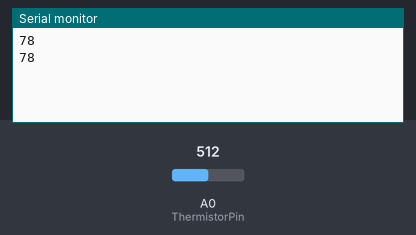
The sketch below on a simulated Arduino Uno, built with avr-gcc and run on an emulated ATmega328P. Shown: the last lines printed to the serial monitor. Inputs (shaded band) come from the test bench; at power-on: A0 (ThermistorPin) = 512.

Above: at 1.8 s.
1.9 s: A0 (ThermistorPin) set to 716
At 2.8 s:
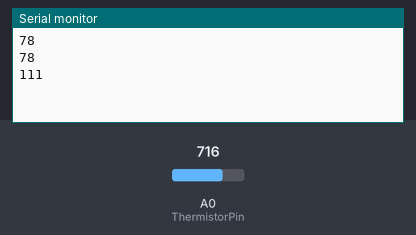
3.4 s: A0 (ThermistorPin) set to 900
At 4.6 s:
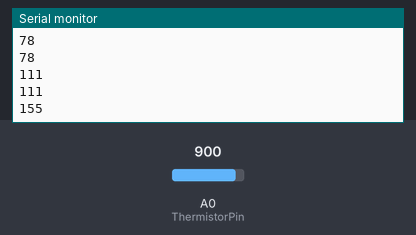
Timing chart, 0 to 6.4 s (numbered marks = the images above; inputs shaded):
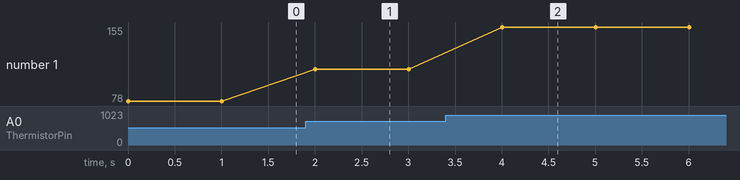

The sketch:

Thermistor.ino
```cpp
// Takes a Thermistor reading and converts it to Fahrenheit. Needs the resistance of the added resistors. Currently valid for 0 to 95 F
// To get better accuracy outside that range, split the resistance ranges of the thermistor and perform a logarthmic regression upon each
// interval.

int ThermistorPin = A0; //analog pin 0
int RRestistor = 49.3;  //Value of the resistors between thermistor and ground in KiloOhms

void setup(){
  Serial.begin(9600);
}

void loop(){
  float ThermistorReading = analogRead(ThermistorPin);
  float ScaledReading=(ThermistorReading * 1/1023)*5;
  float Current=ScaledReading*1/RRestistor;
  float RThermistor=(5-ScaledReading)/Current;
  float TempC=-21.62*log(RThermistor)+109.75;    //Logarithmic regression for 503AT-2 Thermistor. R^2=0.9992 for 0 to 35 C (0 to 95 F)
  int   TempF=TempC*1.8+32;

// Serial.println(thermistorReading);
//  Serial.println(ScaledReading);
//  Serial.println(Current);
  Serial.println(TempF);

  delay(1000); //just here to slow down the output for easier reading
}
```

Measured:
- after the input at 1.9 s, the serial monitor: prints a new line after 0.10 s (image 1)
- after the input at 3.4 s, the serial monitor: prints a new line after 0.60 s (image 2)
- plotted number 1: 78 → 111 after the input at 1.9 s, 111 → 155 after the input at 3.4 s
